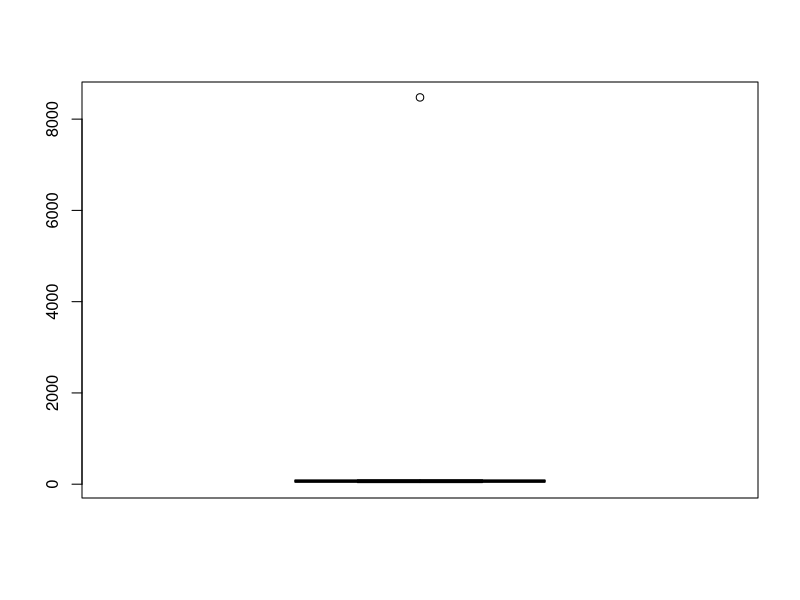
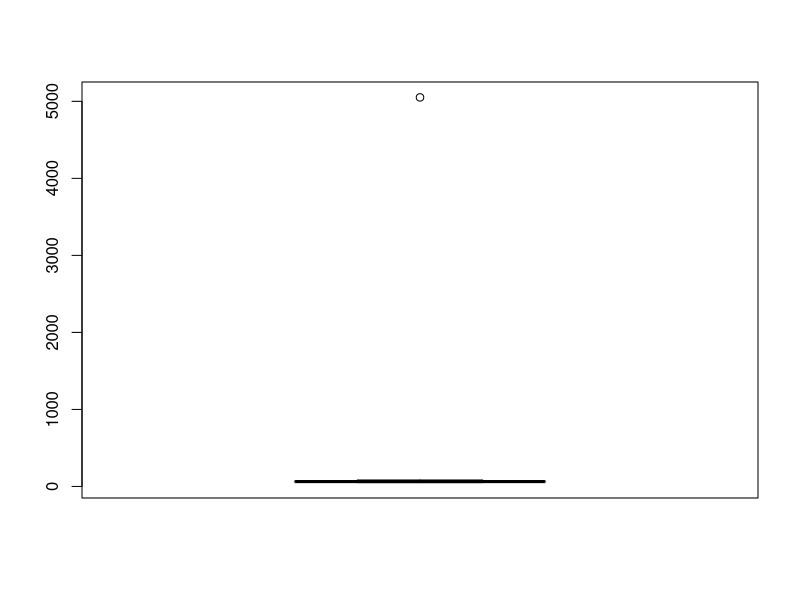

R code for these plots, in order:
#3a
class_A<-c(76, 35, 47, 64, 95, 66, 89, 36, 8476,35,47,64,95,66,89,36,84) 
class_B<-c(51, 56, 84, 60, 59, 70, 63, 66, 5051,56,84,60,59,70,63,66,50)
mean_a<-mean(class_A)
mean_a
mean_b<-mean(class_B)
mean_b
median_a<-median(class_A)
median_a
median_b<-median(class_B)
median_b
range_a<-max(class_A)-min(class_A)
range_a
range_b<-max(class_B)-min(class_B)
range_b
print(range_a)
print(range_b)
#3b-boxplot
boxplot(class_A)
boxplot(class_B)
#3b-inferences
if (mean_a > mean_b) {
  cat("Class A had a higher mean score.\n")
} else if (mean_a < mean_b) {
  cat("Class B had a higher mean score.\n")
} else {
  cat("Both classes had the same mean score.\n")
}

if (median_a > median_b) {
  cat("Class A had a higher median score.\n")
} else if (median_a < median_b) {
  cat("Class B had a higher median score.\n")
} else {
  cat("Both classes had the same median score.\n")
}

if (range_a > range_b) {
  cat("Class A had a higher range of scores.\n")
} else if (range_a < range_b) {
  cat("Class B had a higher range of scores.\n")
} else {
  cat("Both classes had the same range of scores.\n")
}
